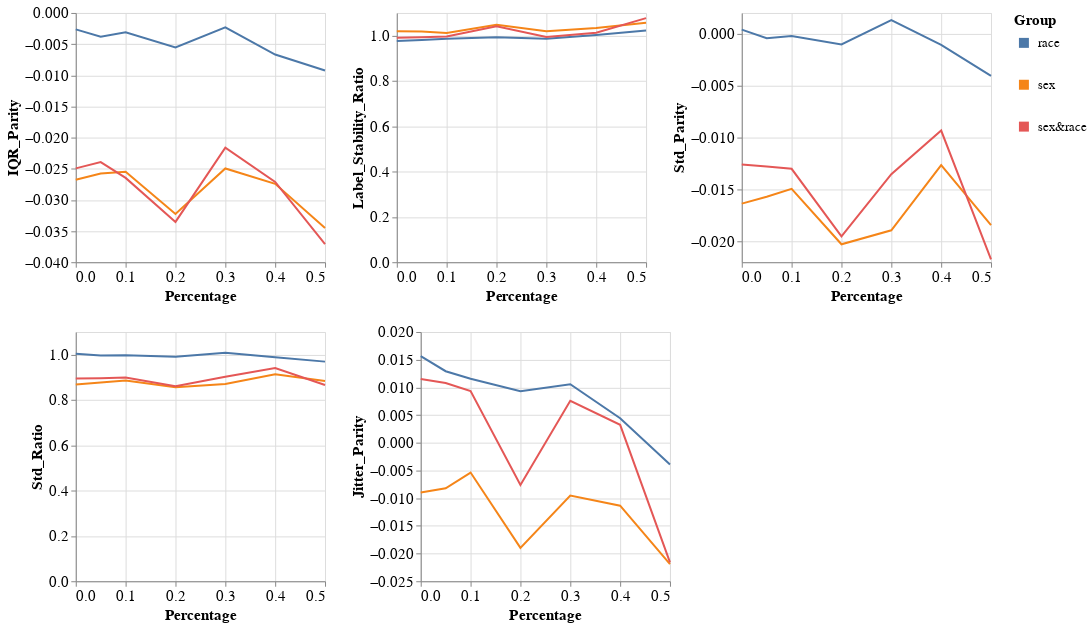

This figure's notebook cell:
### Markdown cell above
### Group metrics per dataset and model

### Code cell
visualizer.create_groups_grid_pct_lines_plot(model_name=MODEL_NAMES[0],
                                             target_preprocessing_technique=PREPROCESSING_TECHNIQUES[0],
                                             group_metrics_type='variance')

### Figure 1 — Vega-Lite specification as saved in the notebook (floating-point values rounded to 4 significant figures)
{"config": {"view": {"continuousWidth": 400, "continuousHeight": 300}, "axis": {"labelFontSize": 15, "titleFontSize": 15}, "legend": {"labelFontSize": 13, "symbolStrokeWidth": 10, "titleFontSize": 15}}, "vconcat": [{"hconcat": [{"mark": "line", "encoding": {"color": {"field": "Group", "type": "nominal"}, "x": {"field": "Percentage", "type": "quantitative"}, "y": {"field": "Metric_Value", "title": "IQR_Parity", "type": "quantitative"}}, "height": 250, "width": 250}, {"data": {"name": "data-32d358542aed1526fb0a7b2de0fbf5c1"}, "mark": "line", "encoding": {"color": {"field": "Group", "type": "nominal"}, "x": {"field": "Percentage", "type": "quantitative"}, "y": {"field": "Metric_Value", "title": "Label_Stability_Ratio", "type": "quantitative"}}, "height": 250, "width": 250}, {"data": {"name": "data-21ed31cd203e4a7ba65f0d4b6950dfc4"}, "mark": "line", "encoding": {"color": {"field": "Group", "type": "nominal"}, "x": {"field": "Percentage", "type": "quantitative"}, "y": {"field": "Metric_Value", "title": "Std_Parity", "type": "quantitative"}}, "height": 250, "width": 250}]}, {"hconcat": [{"mark": "line", "encoding": {"color": {"field": "Group", "type": "nominal"}, "x": {"field": "Percentage", "type": "quantitative"}, "y": {"field": "Metric_Value", "title": "Std_Ratio", "type": "quantitative"}}, "height": 250, "width": 250}, {"data": {"name": "data-d43238129ed89af473264591d51bcaf2"}, "mark": "line", "encoding": {"color": {"field": "Group", "type": "nominal"}, "x": {"field": "Percentage", "type": "quantitative"}, "y": {"field": "Metric_Value", "title": "Jitter_Parity", "type": "quantitative"}}, "height": 250, "width": 250}], "data": {"name": "data-2f179b4a5bd352dec7f71aba300b6467"}}], "data": {"name": "data-7f9e59e937f275e681edbcec77ba0bae"}, "$schema": "https://vega.github.io/schema/vega-lite/v4.17.0.json", "datasets": {"data-7f9e59e937f275e681edbcec77ba0bae": [{"Model_Name": "DecisionTreeClassifier", "Metric": "IQR_Parity", "Group": "race", "Metric_Value": -0.002631, "Percentage": 0.0}, {"Model_Name": "DecisionTreeClassifier", "Metric": "IQR_Parity", "Group": "sex", "Metric_Value": -0.02677, "Percentage": 0.0}, {"Model_Name": "DecisionTreeClassifier", "Metric": "IQR_Parity", "Group": "sex&race", "Metric_Value": -0.02494, "Percentage": 0.0}, {"Model_Name": "DecisionTreeClassifier", "Metric": "IQR_Parity", "Group": "race", "Metric_Value": -0.003803, "Percentage": 0.05}, {"Model_Name": "DecisionTreeClassifier", "Metric": "IQR_Parity", "Group": "sex", "Metric_Value": -0.02577, "Percentage": 0.05}, {"Model_Name": "DecisionTreeClassifier", "Metric": "IQR_Parity", "Group": "sex&race", "Metric_Value": -0.02393, "Percentage": 0.05}, {"Model_Name": "DecisionTreeClassifier", "Metric": "IQR_Parity", "Group": "race", "Metric_Value": -0.0031, "Percentage": 0.1}, {"Model_Name": "DecisionTreeClassifier", "Metric": "IQR_Parity", "Group": "sex", "Metric_Value": -0.0255, "Percentage": 0.1}, {"Model_Name": "DecisionTreeClassifier", "Metric": "IQR_Parity", "Group": "sex&race", "Metric_Value": -0.02647, "Percentage": 0.1}, {"Model_Name": "DecisionTreeClassifier", "Metric": "IQR_Parity", "Group": "race", "Metric_Value": -0.005516, "Percentage": 0.2}, {"Model_Name": "DecisionTreeClassifier", "Metric": "IQR_Parity", "Group": "sex", "Metric_Value": -0.03227, "Percentage": 0.2}, {"Model_Name": "DecisionTreeClassifier", "Metric": "IQR_Parity", "Group": "sex&race", "Metric_Value": -0.03353, "Percentage": 0.2}, {"Model_Name": "DecisionTreeClassifier", "Metric": "IQR_Parity", "Group": "race", "Metric_Value": -0.00231, "Percentage": 0.3}, {"Model_Name": "DecisionTreeClassifier", "Metric": "IQR_Parity", "Group": "sex", "Metric_Value": -0.02496, "Percentage": 0.3}, {"Model_Name": "DecisionTreeClassifier", "Metric": "IQR_Parity", "Group": "sex&race", "Metric_Value": -0.02163, "Percentage": 0.3}, {"Model_Name": "DecisionTreeClassifier", "Metric": "IQR_Parity", "Group": "race", "Metric_Value": -0.006669, "Percentage": 0.4}, {"Model_Name": "DecisionTreeClassifier", "Metric": "IQR_Parity", "Group": "sex", "Metric_Value": -0.02741, "Percentage": 0.4}, {"Model_Name": "DecisionTreeClassifier", "Metric": "IQR_Parity", "Group": "sex&race", "Metric_Value": -0.02711, "Percentage": 0.4}, {"Model_Name": "DecisionTreeClassifier", "Metric": "IQR_Parity", "Group": "race", "Metric_Value": -0.009224, "Percentage": 0.5}, {"Model_Name": "DecisionTreeClassifier", "Metric": "IQR_Parity", "Group": "sex", "Metric_Value": -0.0345, "Percentage": 0.5}, {"Model_Name": "DecisionTreeClassifier", "Metric": "IQR_Parity", "Group": "sex&race", "Metric_Value": -0.03709, "Percentage": 0.5}], "data-32d358542aed1526fb0a7b2de0fbf5c1": [{"Model_Name": "DecisionTreeClassifier", "Metric": "Label_Stability_Ratio", "Group": "race", "Metric_Value": 0.976, "Percentage": 0.0}, {"Model_Name": "DecisionTreeClassifier", "Metric": "Label_Stability_Ratio", "Group": "sex", "Metric_Value": 1.02, "Percentage": 0.0}, {"Model_Name": "DecisionTreeClassifier", "Metric": "Label_Stability_Ratio", "Group": "sex&race", "Metric_Value": 0.9902, "Percentage": 0.0}, {"Model_Name": "DecisionTreeClassifier", "Metric": "Label_Stability_Ratio", "Group": "race", "Metric_Value": 0.9806, "Percentage": 0.05}, {"Model_Name": "DecisionTreeClassifier", "Metric": "Label_Stability_Ratio", "Group": "sex", "Metric_Value": 1.019, "Percentage": 0.05}, {"Model_Name": "DecisionTreeClassifier", "Metric": "Label_Stability_Ratio", "Group": "sex&race", "Metric_Value": 0.9925, "Percentage": 0.05}, {"Model_Name": "DecisionTreeClassifier", "Metric": "Label_Stability_Ratio", "Group": "race", "Metric_Value": 0.9864, "Percentage": 0.1}, {"Model_Name": "DecisionTreeClassifier", "Metric": "Label_Stability_Ratio", "Group": "sex", "Metric_Value": 1.012, "Percentage": 0.1}, {"Model_Name": "DecisionTreeClassifier", "Metric": "Label_Stability_Ratio", "Group": "sex&race", "Metric_Value": 0.9957, "Percentage": 0.1}, {"Model_Name": "DecisionTreeClassifier", "Metric": "Label_Stability_Ratio", "Group": "race", "Metric_Value": 0.9924, "Percentage": 0.2}, {"Model_Name": "DecisionTreeClassifier", "Metric": "Label_Stability_Ratio", "Group": "sex", "Metric_Value": 1.048, "Percentage": 0.2}, {"Model_Name": "DecisionTreeClassifier", "Metric": "Label_Stability_Ratio", "Group": "sex&race", "Metric_Value": 1.041, "Percentage": 0.2}, {"Model_Name": "DecisionTreeClassifier", "Metric": "Label_Stability_Ratio", "Group": "race", "Metric_Value": 0.9857, "Percentage": 0.3}, {"Model_Name": "DecisionTreeClassifier", "Metric": "Label_Stability_Ratio", "Group": "sex", "Metric_Value": 1.019, "Percentage": 0.3}, {"Model_Name": "DecisionTreeClassifier", "Metric": "Label_Stability_Ratio", "Group": "sex&race", "Metric_Value": 0.9942, "Percentage": 0.3}, {"Model_Name": "DecisionTreeClassifier", "Metric": "Label_Stability_Ratio", "Group": "race", "Metric_Value": 1.002, "Percentage": 0.4}, {"Model_Name": "DecisionTreeClassifier", "Metric": "Label_Stability_Ratio", "Group": "sex", "Metric_Value": 1.034, "Percentage": 0.4}, {"Model_Name": "DecisionTreeClassifier", "Metric": "Label_Stability_Ratio", "Group": "sex&race", "Metric_Value": 1.013, "Percentage": 0.4}, {"Model_Name": "DecisionTreeClassifier", "Metric": "Label_Stability_Ratio", "Group": "race", "Metric_Value": 1.023, "Percentage": 0.5}, {"Model_Name": "DecisionTreeClassifier", "Metric": "Label_Stability_Ratio", "Group": "sex", "Metric_Value": 1.057, "Percentage": 0.5}, {"Model_Name": "DecisionTreeClassifier", "Metric": "Label_Stability_Ratio", "Group": "sex&race", "Metric_Value": 1.077, "Percentage": 0.5}], "data-21ed31cd203e4a7ba65f0d4b6950dfc4": [{"Model_Name": "DecisionTreeClassifier", "Metric": "Std_Parity", "Group": "race", "Metric_Value": 0.0003905, "Percentage": 0.0}, {"Model_Name": "DecisionTreeClassifier", "Metric": "Std_Parity", "Group": "sex", "Metric_Value": -0.01636, "Percentage": 0.0}, {"Model_Name": "DecisionTreeClassifier", "Metric": "Std_Parity", "Group": "sex&race", "Metric_Value": -0.0126, "Percentage": 0.0}, {"Model_Name": "DecisionTreeClassifier", "Metric": "Std_Parity", "Group": "race", "Metric_Value": -0.000439, "Percentage": 0.05}, {"Model_Name": "DecisionTreeClassifier", "Metric": "Std_Parity", "Group": "sex", "Metric_Value": -0.01569, "Percentage": 0.05}, {"Model_Name": "DecisionTreeClassifier", "Metric": "Std_Parity", "Group": "sex&race", "Metric_Value": -0.0128, "Percentage": 0.05}, {"Model_Name": "DecisionTreeClassifier", "Metric": "Std_Parity", "Group": "race", "Metric_Value": -0.0002133, "Percentage": 0.1}, {"Model_Name": "DecisionTreeClassifier", "Metric": "Std_Parity", "Group": "sex", "Metric_Value": -0.01494, "Percentage": 0.1}, {"Model_Name": "DecisionTreeClassifier", "Metric": "Std_Parity", "Group": "sex&race", "Metric_Value": -0.01301, "Percentage": 0.1}, {"Model_Name": "DecisionTreeClassifier", "Metric": "Std_Parity", "Group": "race", "Metric_Value": -0.00103, "Percentage": 0.2}, {"Model_Name": "DecisionTreeClassifier", "Metric": "Std_Parity", "Group": "sex", "Metric_Value": -0.02027, "Percentage": 0.2}, {"Model_Name": "DecisionTreeClassifier", "Metric": "Std_Parity", "Group": "sex&race", "Metric_Value": -0.0195, "Percentage": 0.2}, {"Model_Name": "DecisionTreeClassifier", "Metric": "Std_Parity", "Group": "race", "Metric_Value": 0.001302, "Percentage": 0.3}, {"Model_Name": "DecisionTreeClassifier", "Metric": "Std_Parity", "Group": "sex", "Metric_Value": -0.01893, "Percentage": 0.3}, {"Model_Name": "DecisionTreeClassifier", "Metric": "Std_Parity", "Group": "sex&race", "Metric_Value": -0.01352, "Percentage": 0.3}, {"Model_Name": "DecisionTreeClassifier", "Metric": "Std_Parity", "Group": "race", "Metric_Value": -0.001081, "Percentage": 0.4}, {"Model_Name": "DecisionTreeClassifier", "Metric": "Std_Parity", "Group": "sex", "Metric_Value": -0.01264, "Percentage": 0.4}, {"Model_Name": "DecisionTreeClassifier", "Metric": "Std_Parity", "Group": "sex&race", "Metric_Value": -0.009319, "Percentage": 0.4}, {"Model_Name": "DecisionTreeClassifier", "Metric": "Std_Parity", "Group": "race", "Metric_Value": -0.004064, "Percentage": 0.5}, {"Model_Name": "DecisionTreeClassifier", "Metric": "Std_Parity", "Group": "sex", "Metric_Value": -0.01843, "Percentage": 0.5}, {"Model_Name": "DecisionTreeClassifier", "Metric": "Std_Parity", "Group": "sex&race", "Metric_Value": -0.02172, "Percentage": 0.5}], "data-2f179b4a5bd352dec7f71aba300b6467": [{"Model_Name": "DecisionTreeClassifier", "Metric": "Std_Ratio", "Group": "race", "Metric_Value": 1.004, "Percentage": 0.0}, {"Model_Name": "DecisionTreeClassifier", "Metric": "Std_Ratio", "Group": "sex", "Metric_Value": 0.8686, "Percentage": 0.0}, {"Model_Name": "DecisionTreeClassifier", "Metric": "Std_Ratio", "Group": "sex&race", "Metric_Value": 0.8953, "Percentage": 0.0}, {"Model_Name": "DecisionTreeClassifier", "Metric": "Std_Ratio", "Group": "race", "Metric_Value": 0.9961, "Percentage": 0.05}, {"Model_Name": "DecisionTreeClassifier", "Metric": "Std_Ratio", "Group": "sex", "Metric_Value": 0.8768, "Percentage": 0.05}, {"Model_Name": "DecisionTreeClassifier", "Metric": "Std_Ratio", "Group": "sex&race", "Metric_Value": 0.8962, "Percentage": 0.05}, {"Model_Name": "DecisionTreeClassifier", "Metric": "Std_Ratio", "Group": "race", "Metric_Value": 0.9969, "Percentage": 0.1}, {"Model_Name": "DecisionTreeClassifier", "Metric": "Std_Ratio", "Group": "sex", "Metric_Value": 0.8854, "Percentage": 0.1}, {"Model_Name": "DecisionTreeClassifier", "Metric": "Std_Ratio", "Group": "sex&race", "Metric_Value": 0.8993, "Percentage": 0.1}, {"Model_Name": "DecisionTreeClassifier", "Metric": "Std_Ratio", "Group": "race", "Metric_Value": 0.9907, "Percentage": 0.2}, {"Model_Name": "DecisionTreeClassifier", "Metric": "Std_Ratio", "Group": "sex", "Metric_Value": 0.8561, "Percentage": 0.2}, {"Model_Name": "DecisionTreeClassifier", "Metric": "Std_Ratio", "Group": "sex&race", "Metric_Value": 0.8605, "Percentage": 0.2}, {"Model_Name": "DecisionTreeClassifier", "Metric": "Std_Ratio", "Group": "race", "Metric_Value": 1.009, "Percentage": 0.3}, {"Model_Name": "DecisionTreeClassifier", "Metric": "Std_Ratio", "Group": "sex", "Metric_Value": 0.8702, "Percentage": 0.3}, {"Model_Name": "DecisionTreeClassifier", "Metric": "Std_Ratio", "Group": "sex&race", "Metric_Value": 0.9029, "Percentage": 0.3}, {"Model_Name": "DecisionTreeClassifier", "Metric": "Std_Ratio", "Group": "race", "Metric_Value": 0.9884, "Percentage": 0.4}, {"Model_Name": "DecisionTreeClassifier", "Metric": "Std_Ratio", "Group": "sex", "Metric_Value": 0.9138, "Percentage": 0.4}, {"Model_Name": "DecisionTreeClassifier", "Metric": "Std_Ratio", "Group": "sex&race", "Metric_Value": 0.9406, "Percentage": 0.4}, {"Model_Name": "DecisionTreeClassifier", "Metric": "Std_Ratio", "Group": "race", "Metric_Value": 0.9692, "Percentage": 0.5}, {"Model_Name": "DecisionTreeClassifier", "Metric": "Std_Ratio", "Group": "sex", "Metric_Value": 0.8839, "Percentage": 0.5}, {"Model_Name": "DecisionTreeClassifier", "Metric": "Std_Ratio", "Group": "sex&race", "Metric_Value": 0.8659, "Percentage": 0.5}], "data-d43238129ed89af473264591d51bcaf2": [{"Model_Name": "DecisionTreeClassifier", "Metric": "Jitter_Parity", "Group": "race", "Metric_Value": 0.01564, "Percentage": 0.0}, {"Model_Name": "DecisionTreeClassifier", "Metric": "Jitter_Parity", "Group": "sex", "Metric_Value": -0.008961, "Percentage": 0.0}, {"Model_Name": "DecisionTreeClassifier", "Metric": "Jitter_Parity", "Group": "sex&race", "Metric_Value": 0.0115, "Percentage": 0.0}, {"Model_Name": "DecisionTreeClassifier", "Metric": "Jitter_Parity", "Group": "race", "Metric_Value": 0.01292, "Percentage": 0.05}, {"Model_Name": "DecisionTreeClassifier", "Metric": "Jitter_Parity", "Group": "sex", "Metric_Value": -0.008216, "Percentage": 0.05}, {"Model_Name": "DecisionTreeClassifier", "Metric": "Jitter_Parity", "Group": "sex&race", "Metric_Value": 0.01081, "Percentage": 0.05}, {"Model_Name": "DecisionTreeClassifier", "Metric": "Jitter_Parity", "Group": "race", "Metric_Value": 0.01157, "Percentage": 0.1}, {"Model_Name": "DecisionTreeClassifier", "Metric": "Jitter_Parity", "Group": "sex", "Metric_Value": -0.005379, "Percentage": 0.1}, {"Model_Name": "DecisionTreeClassifier", "Metric": "Jitter_Parity", "Group": "sex&race", "Metric_Value": 0.009321, "Percentage": 0.1}, {"Model_Name": "DecisionTreeClassifier", "Metric": "Jitter_Parity", "Group": "race", "Metric_Value": 0.009307, "Percentage": 0.2}, {"Model_Name": "DecisionTreeClassifier", "Metric": "Jitter_Parity", "Group": "sex", "Metric_Value": -0.01898, "Percentage": 0.2}, {"Model_Name": "DecisionTreeClassifier", "Metric": "Jitter_Parity", "Group": "sex&race", "Metric_Value": -0.007627, "Percentage": 0.2}, {"Model_Name": "DecisionTreeClassifier", "Metric": "Jitter_Parity", "Group": "race", "Metric_Value": 0.01056, "Percentage": 0.3}, {"Model_Name": "DecisionTreeClassifier", "Metric": "Jitter_Parity", "Group": "sex", "Metric_Value": -0.009541, "Percentage": 0.3}, {"Model_Name": "DecisionTreeClassifier", "Metric": "Jitter_Parity", "Group": "sex&race", "Metric_Value": 0.007574, "Percentage": 0.3}, {"Model_Name": "DecisionTreeClassifier", "Metric": "Jitter_Parity", "Group": "race", "Metric_Value": 0.004431, "Percentage": 0.4}, {"Model_Name": "DecisionTreeClassifier", "Metric": "Jitter_Parity", "Group": "sex", "Metric_Value": -0.01135, "Percentage": 0.4}, {"Model_Name": "DecisionTreeClassifier", "Metric": "Jitter_Parity", "Group": "sex&race", "Metric_Value": 0.003241, "Percentage": 0.4}, {"Model_Name": "DecisionTreeClassifier", "Metric": "Jitter_Parity", "Group": "race", "Metric_Value": -0.003918, "Percentage": 0.5}, {"Model_Name": "DecisionTreeClassifier", "Metric": "Jitter_Parity", "Group": "sex", "Metric_Value": -0.0219, "Percentage": 0.5}, {"Model_Name": "DecisionTreeClassifier", "Metric": "Jitter_Parity", "Group": "sex&race", "Metric_Value": -0.0216, "Percentage": 0.5}]}}
